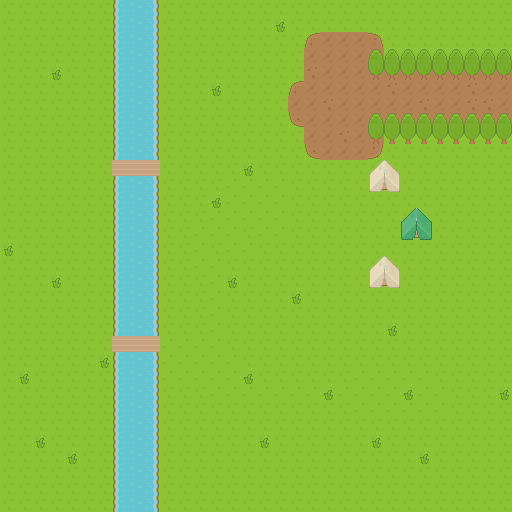

Tiled map render using the project's own tile images. Description and the map definition, with tile-layer contents summarised, below:
An orthogonal 32x32 tile map with 16x16 px tiles, 4 tile layers (passable, impassable, decoration, overlay).

<map version="1.0" tiledversion="1.1.5" orientation="orthogonal" renderorder="right-down" width="32" height="32" tilewidth="16" tileheight="16" infinite="0" nextobjectid="26">
 <tileset firstgid="1" name="roguelike_general" tilewidth="16" tileheight="16" spacing="1" tilecount="1767" columns="57">
  <image source="../../sprites/tiles/roguelike.png" width="968" height="526" />
 </tileset>
 <layer name="passable" width="32" height="32">
  <data>[1024 cells, 1024 non-empty, 7 distinct tile ids]</data>
 </layer>
 <layer name="impassable" width="32" height="32">
  <data>[1024 cells, 120 non-empty, 12 distinct tile ids]</data>
 </layer>
 <layer name="decoration" width="32" height="32">
  <data>[1024 cells, 27 non-empty, 5 distinct tile ids]</data>
 </layer>
 <layer name="overlay" width="32" height="32">
  <data>[1024 cells, 18 non-empty, 1 distinct tile ids]</data>
 </layer>
 <objectgroup name="nav" visible="0" />
</map>